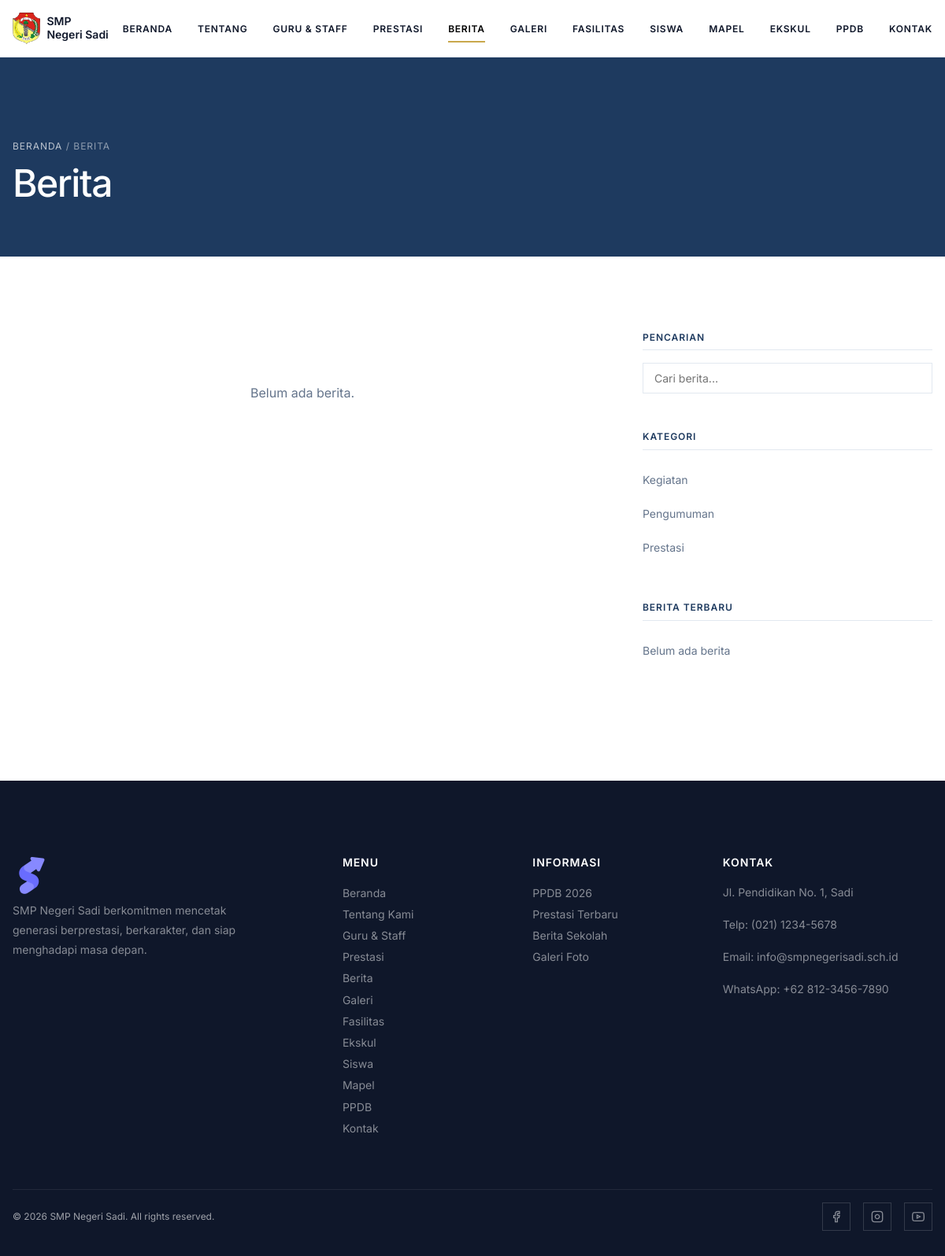
The app's page /index.php/home/berita with its own data.
### tables this page shows
CREATE TABLE `kategori` (
  `id` int NOT NULL,
  `nama` varchar(100) NOT NULL,
  `slug` varchar(150) NOT NULL
);

### application/controllers/Home.php (called while the page is built, shortened)
<?php
class Home extends CI_Controller {
  public function berita()
  {
    $this->load->model('berita_model');
    $this->load->model('kategori_model');
    $data['title'] = 'Berita';
    $data['active_nav'] = 'berita';
    $data['berita'] = $this->berita_model->get_with_kategori();
    $data['kategori'] = $this->kategori_model->get_all();
    $data['recent_berita'] = $this->berita_model->get_recent(5);
    $this->load->view('frontend/template/header', $data);
    $this->load->view('frontend/berita', $data);
    $this->load->view('frontend/template/footer');
  }
}

### index.php (called while the page is built, shortened)
<?php
require_once BASEPATH.'core/CodeIgniter.php';

### application/models/Kategori_model.php (called while the page is built, shortened)
<?php
class Kategori_model extends CI_Model {
  protected $table = 'kategori';
  public function get_all()
  {
    $this->db->order_by('nama', 'ASC');
    return $this->db->get($this->table)->result();
  }
}

### application/views/frontend/berita.php (the view, shortened to what this page needs)
<section class="sub-hero">
  <div class="container">
    <p class="breadcrumb"><a href="<?php echo site_url(); ?>">Beranda</a> / Berita</p>
    <h1>Berita</h1>
  </div>
</section>
<section class="section">
  <div class="container">
    <div class="berita-layout">
      <div>
        <?php if ($berita): foreach ($berita as $i => $b): ?>
        <article class="berita-item fade-in" style="transition-delay:<?php echo $i * 0.05; ?>s">
          <a href="<?php echo site_url('berita_detail/' . $b->slug); ?>">
            <img src="<?php echo $b->thumbnail ? base_url($b->thumbnail) : 'https://placehold.co/280x175/1e3a5f/ffffff?text=Berita'; ?>" alt="<?php echo $b->judul; ?>" class="berita-thumb">
          </a>
          <div class="berita-content">
            <div class="card-meta"><span><?php echo date('d M Y', strtotime($b->created_at)); ?></span><?php if (isset($b->kategori_nama)): ?><span><?php echo $b->kategori_nama; ?></span><?php endif; ?></div>
            <a href="<?php echo site_url('berita_detail/' . $b->slug); ?>"><h3><?php echo $b->judul; ?></h3></a>
            <p class="berita-excerpt"><?php echo character_limiter(strip_tags($b->isi), 200); ?></p>
          </div>
        </article>
        <?php endforeach; else: ?>
        <p style="text-align:center;padding:var(--space-xl) 0">Belum ada berita.</p>
        <?php endif; ?>
      </div>
      <aside class="sidebar">
        <div class="sidebar-widget">
          <h4>Pencarian</h4>
          <input type="text" class="sidebar-search" placeholder="Cari berita...">
        </div>
        <div class="sidebar-widget">
          <h4>Kategori</h4>
          <ul>
            <?php if ($kategori): foreach ($kategori as $k): ?>
            <li><a href="<?php echo site_url('berita?kategori=' . $k->slug); ?>"><?php echo $k->nama; ?></a></li>
            <?php endforeach; else: ?>
            <li><a href="#">Belum ada kategori</a></li>
            <?php endif; ?>
          </ul>
        </div>
        <div class="sidebar-widget">
          <h4>Berita Terbaru</h4>
          <ul>
            <?php if ($recent_berita): foreach ($recent_berita as $rb): ?>
            <li><a href="<?php echo site_url('berita_detail/' . $rb->slug); ?>"><?php echo $rb->judul; ?></a></li>
            <?php endforeach; else: ?>
            <li><a href="#">Belum ada berita</a></li>
            <?php endif; ?>
          </ul>
        </div>
      </aside>
    </div>
  </div>
</section>

### assets/frontend/css/style.css (style rules this page uses)
:root { --canvas: #ffffff; --canvas-alt: #f1f5f9; --primary: #1e3a5f; --primary-dark: #0f1d33; --primary-light: #e8edf4; --ink: #0f172a; --ink-muted: #64748b; --accent-gold: #c9a84c; --line: #e2e8f0; --font-primary: 'Inter', system-ui, -apple-system, sans-serif; --text-mega: clamp(2.5rem, 5vw, 5rem); --text-xl: clamp(1.75rem, 4vw, 3.5rem); --text-lg: clamp(1.375rem, 3vw, 2.25rem); --text-md: clamp(1.125rem, 2vw, 1.625rem); --text-body: 1rem; --text-sm: 0.875rem; --text-xs: 0.75rem; --text-xxs: 0.6875rem; --space-xxs: 0.5rem; --space-xs: 1rem; --space-sm: 1.5rem; --space-md: 2rem; --space-lg: 3rem; --space-xl: 4rem; --space-xxl: 6rem; --space-super: 8rem; --content-max: 75rem; --content-narrow: 45rem; }
*, *::before, *::after { box-sizing: border-box; margin: 0; padding: 0; }
html { scroll-behavior: smooth; -webkit-text-size-adjust: 100%; }
body { font-family: var(--font-primary); font-size: var(--text-body); font-weight: 400; line-height: 1.7; color: var(--ink); background: var(--canvas); -webkit-font-smoothing: antialiased; -moz-osx-font-smoothing: grayscale; }
a { color: inherit; text-decoration: none; }
ul { list-style: none; }
.container { width: 100%; max-width: var(--content-max); margin: 0 auto; padding: 0 var(--space-xs); }
h1, h2, h3, h4 { font-weight: 500; line-height: 1.2; letter-spacing: -0.02em; color: var(--ink); }
h1 { font-size: var(--text-mega); letter-spacing: -0.03em; }
h4 { font-size: var(--text-md); }
p { color: var(--ink-muted); margin-bottom: var(--space-xs); }
.section { padding: var(--space-xxl) 0; }
.sub-hero { padding: calc(80px + var(--space-xxl)) 0 var(--space-xl); background: var(--primary); position: relative; }
.sub-hero h1 { color: var(--canvas); font-size: var(--text-xl); }
.sub-hero .breadcrumb { font-size: var(--text-xs); text-transform: uppercase; letter-spacing: 0.08em; color: rgba(255, 255, 255, 0.5); margin-bottom: var(--space-xxs); }
.sub-hero .breadcrumb a { color: rgba(255, 255, 255, 0.7); }
.berita-layout { display: grid; grid-template-columns: 2fr 1fr; gap: var(--space-xl); }
.sidebar { position: sticky; top: 100px; }
.sidebar-widget { margin-bottom: var(--space-lg); }
.sidebar-widget h4 { font-size: var(--text-xs); font-weight: 600; text-transform: uppercase; letter-spacing: 0.08em; color: var(--primary); margin-bottom: var(--space-xs); padding-bottom: var(--space-xxs); border-bottom: 1px solid var(--line); }
.sidebar-widget ul li { padding: var(--space-xxs) 0; }
.sidebar-widget ul li a { font-size: var(--text-sm); color: var(--ink-muted); transition: color 0.2s; }
.sidebar-search { width: 100%; font-family: var(--font-primary); font-size: var(--text-sm); padding: 10px 14px; border: 1px solid var(--line); border-radius: 0; background: var(--canvas); color: var(--ink); outline: none; transition: border-color 0.2s; }

### records on screen
kategori: nama "Kegiatan"
kategori: nama "Pengumuman"
kategori: nama "Prestasi"
